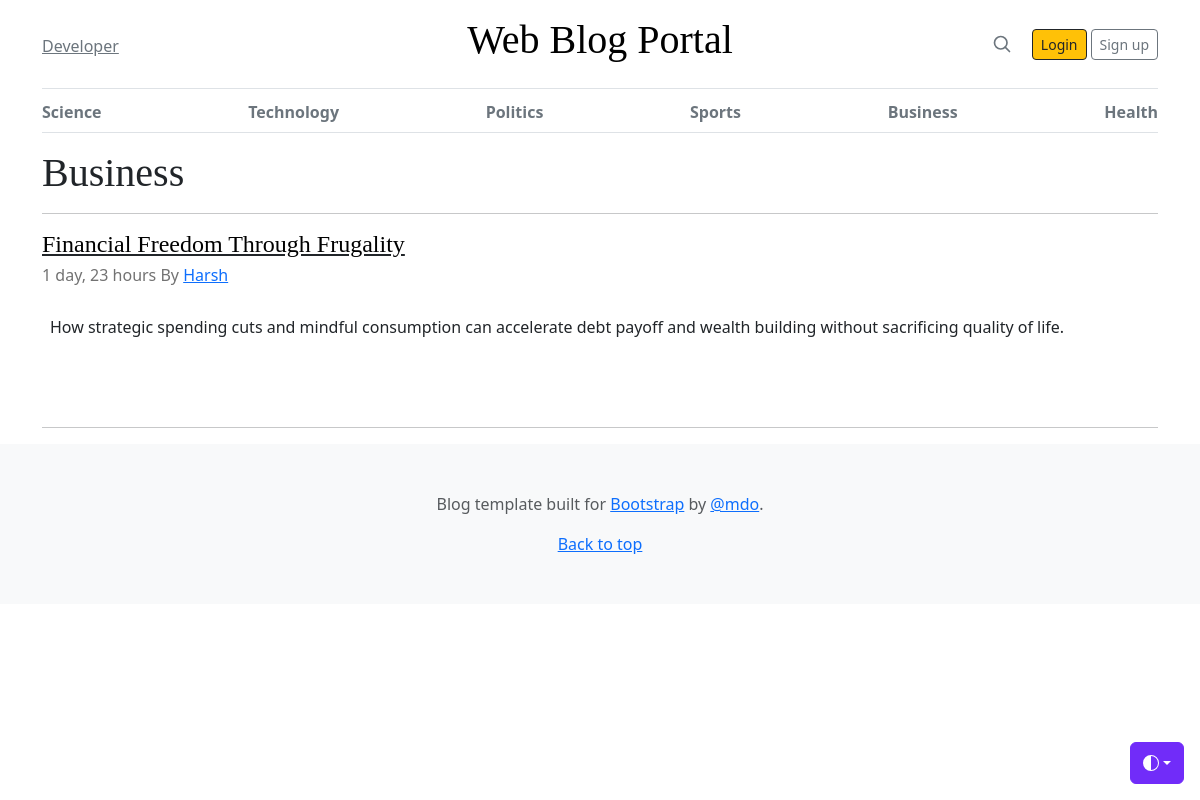
Before: /category/5/ with the older database file.
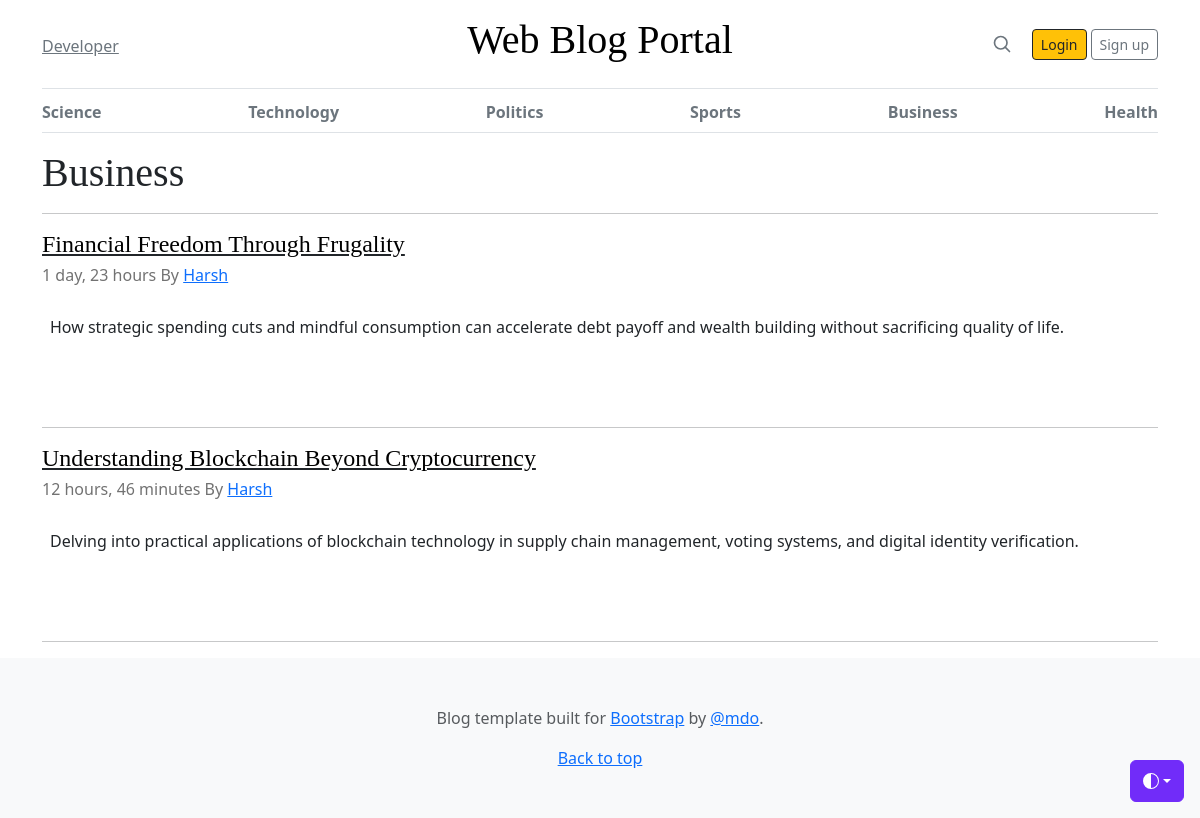
After: the same page with the newer database file.
### blogs/models.py (models this page shows, shortened)
class Category(models.Model):
    category_name = models.CharField(max_length=50, unique=True)
    created_at = models.DateTimeField(auto_now_add=True)
    updated_at = models.DateTimeField(auto_now=True)
    class Meta:
        verbose_name_plural = 'Categories'

class Blogs(models.Model):
    title = models.CharField(max_length=100,unique=True)
    slug = models.SlugField(unique=True, blank=True)
    category = models.ForeignKey(Category, on_delete=models.CASCADE)
    author = models.ForeignKey(User, on_delete=models.CASCADE)
    blog_image = models.ImageField(upload_to='uploads/%y/%m/%d')
    short_description = models.TextField(max_length=1000)
    blog_body = models.TextField(max_length=3000)
    status = models.CharField(max_length=100,choices=STATUS_CHOICE,default='Draft')
    is_featured = models.BooleanField(default=False)
    created_at = models.DateTimeField(auto_now_add=True)
    updated_at = models.DateTimeField(auto_now=True)
    class Meta:
        verbose_name_plural = 'Blogs'

### blogs/views.py (the view)
# urls.py: path('<int:id>/', views.posts_by_category , name = 'posts_by_category'),
def posts_by_category(requests,id):
    posts = Blogs.objects.filter(category=id,status="Published")
    try:
        category = Category.objects.get(pk=id)
    except:
        messages.error(requests," The Category was not found.")
        return redirect('home')
    context = {
        'posts':posts,
        'category':category,
    }
    return render(requests,'blogs/posts.html',context)

### blogs/context_processors.py (called while the page is built)
def get_category(request):
    categories = Category.objects.all()
    return dict(categories=categories)

### templates/blogs/posts.html (shortened to what this page needs)
{% extends 'base/base.html'%}
{%block 'content'%}
    <main class="container">
        <h1 class="display-6">{{category.category_name}}</h1><hr>
        {% for post in posts%}
            <article class="blog-post">
                <a href="{% url 'blog' post.slug%}" class="link-dark"><h4 class="display-7 link-body-emphasis mb-1">{{post.title}}</h4></a>
                <p class="blog-post-meta">{{post.created_at|timesince}} By <a href="#">{{post.author|capfirst}}</a></p>
                <div class= "text-left py-2 px-2">
                    <p>{{post.short_description}}</p>
                </div>
            </article>
            <hr>
        {% endfor %}
    </main>
{%endblock 'content'%}

### templates/base/header.html (shortened to what this page needs)
{% load static %}
<!DOCTYPE html>
<html lang="en" data-bs-theme="auto">
<head>
    <link href="https://cdn.jsdelivr.net/npm/bootstrap@5.3.3/dist/css/bootstrap.min.css" rel="stylesheet">
    <link href="{% static 'css/blog.css' %}" rel="stylesheet">
    <link href="{% static 'css/blog.rtl.css' %}" rel="stylesheet">
</head>
<body>
    <div class="dropdown position-fixed bottom-0 end-0 mb-3 me-3 bd-mode-toggle">
        <button class="btn btn-bd-primary py-2 dropdown-toggle d-flex align-items-center" id="bd-theme" type="button"
            aria-expanded="false" data-bs-toggle="dropdown" aria-label="Toggle theme (auto)">
            <svg class="bi my-1 theme-icon-active" aria-hidden="true">
                <use href="#circle-half"></use>
            </svg>
        </button>
    </div>
    <div class="container">
        <header class="border-bottom lh-1 py-3">
            <div class="row flex-nowrap justify-content-between align-items-center">
                <div class="col-4 pt-1">
                    <a class="link-secondary" href="#">Developer</a>
                </div>
                <div class="col-4 text-center">
                    <a class="blog-header-logo text-body-emphasis text-decoration-none" href="/"><h1>Web Blog Portal</h1></a>
                </div>
                <div class="col-4 d-flex justify-content-end align-items-center">
                    <a class="link-secondary" href="#" aria-label="Search">
                        <svg xmlns="http://www.w3.org/2000/svg" width="20" height="20" fill="none" stroke="currentColor"
                            stroke-linecap="round" stroke-linejoin="round" stroke-width="2" class="mx-3" role="img"
                            viewBox="0 0 24 24">
                            <title>Search</title>
                            <circle cx="10.5" cy="10.5" r="7.5"></circle>
                            <path d="M21 21l-5.2-5.2"></path>
                        </svg>
                    </a>
                    <a class="btn btn-sm btn-warning btn-outline-dark  mx-1" href="#">Login</a>
                    <a class="btn btn-sm btn-outline-secondary" href="#">Sign up</a>
                </div>
            </div>
        </header>
        <div class="nav-scroller py-1 mb-3 border-bottom">
            <nav class="nav nav-underline justify-content-between">
                {% for category in categories%}
                <a class="nav-item nav-link active link-secondary font-weight-normal" href="{% url 'posts_by_category' category.id %}">{{category.category_name}}</a>
                {% endfor %}
            </nav>
        </div>
    </div>

Changed rows visible on the page:
added Blogs: title "Understanding Blockchain Beyond Cryptocurrency", created_at "12 hours, 46 minutes", author "Harsh", short_description "Delving into practical applications of blockchain technology in supply chain management, voting systems, and digital identity verification."
